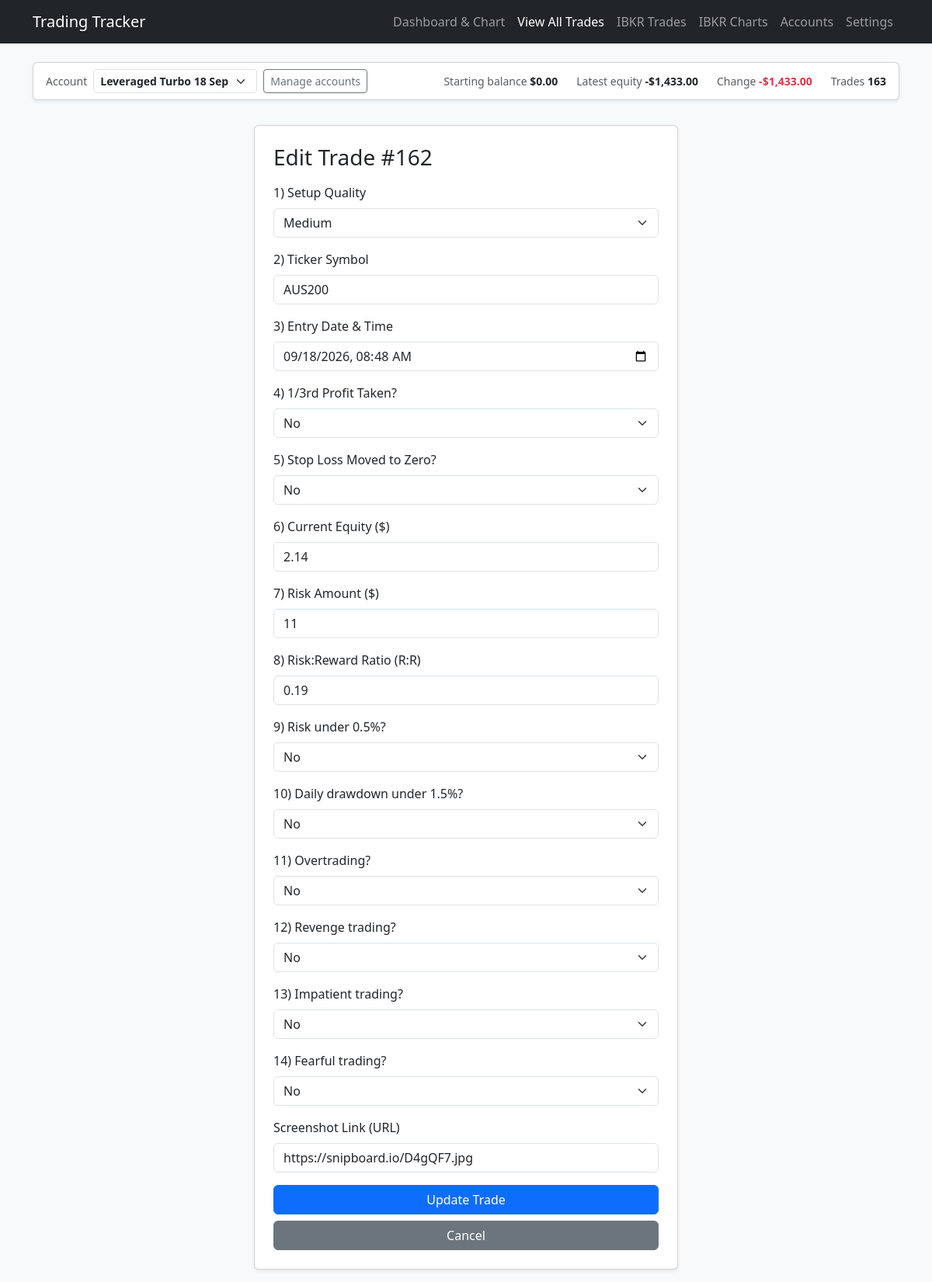
Screenshot of /trade/edit/162 with the database file from the repository.
### flask_app.py (models this page shows, shortened)
class Account(db.Model):
    id = db.Column(db.Integer, primary_key=True)
    name = db.Column(db.String(60), unique=True, nullable=False)
    starting_balance = db.Column(db.Float, nullable=True)
    created = db.Column(db.DateTime, default=datetime.utcnow)

class Trade(db.Model):
    id = db.Column(db.Integer, primary_key=True)
    position = db.Column(db.Integer, default=0)
    setup_quality_str = db.Column(db.String(20), nullable=False)
    ticker = db.Column(db.String(20), nullable=False)
    entry_datetime = db.Column(db.String(50), nullable=False)
    profit_taken_str = db.Column(db.String(10), nullable=False)
    stop_loss_zero_str = db.Column(db.String(10), nullable=False)
    current_equity = db.Column(db.Float, nullable=False)
    risk_str = db.Column(db.String(20), nullable=False)
    risk_reward_str = db.Column(db.String(20), nullable=False)
    risk_under_half_str = db.Column(db.String(10), nullable=True)
    daily_risk_str = db.Column(db.String(10), nullable=True)
    overtrading_str = db.Column(db.String(10), nullable=True, default='no')
    revenge_trading_str = db.Column(db.String(10), nullable=True, default='no')
    impatient_trading_str = db.Column(db.String(10), nullable=True, default='no')
    fearful_trading_str = db.Column(db.String(10), nullable=True, default='no')
    setup_score = db.Column(db.Float, nullable=False)
    profit_score = db.Column(db.Float, nullable=False)
    stop_loss_score = db.Column(db.Float, nullable=False)
    risk_score = db.Column(db.Float, nullable=False)
    risk_reward_score = db.Column(db.Float, nullable=False)
    daily_risk_score = db.Column(db.Float, nullable=True, default=0.0)
    psychology_score = db.Column(db.Float, nullable=True, default=0.0)
    total_score = db.Column(db.Float, nullable=False)
    timestamp = db.Column(db.DateTime, default=datetime.utcnow)
    screenshot_url = db.Column(db.String(500), nullable=True)
    account_id = db.Column(db.Integer, db.ForeignKey('account.id'), nullable=True)

### flask_app.py (the view, shortened to what this page needs)
@app.route('/trade/edit/<int:id>', methods=['GET', 'POST'])
def edit_trade(id):
    trade = Trade.query.get_or_404(id)
    return render_template('edit_trade.html', trade=trade)

### flask_app.py (called while the page is built)
def get_active_account():
    try:
        account = db.session.get(Account, int(request.cookies.get('account_id', '')))
    except ValueError:
        account = None
    return account or Account.query.order_by(Account.id.asc()).first()

def trade_profit_loss(trade):
    try:
        return float(trade.risk_str) * float(trade.risk_reward_str)
    except (TypeError, ValueError):
        return 0.0

def account_summary(account):
    trades = (
        Trade.query.filter_by(account_id=account.id)
        .order_by(Trade.position.asc())
        .all()
    )
    start = account.starting_balance
    latest = trades[-1].current_equity if trades else start
    change = latest - start if latest is not None and start is not None else None
    change_pct = change / start * 100 if change is not None and start and start > 0 else None
    return {
        'trade_count': len(trades),
        'starting_balance': start,
        'latest_equity': latest,
        'change': change,
        'change_pct': change_pct,
        'net_pl': sum(trade_profit_loss(t) for t in trades),
        'avg_score': (
            sum(t.total_score for t in trades) / len(trades) if trades else None
        ),
    }

@app.context_processor
def inject_accounts():
    return {
        'accounts': Account.query.order_by(Account.id.asc()).all(),
        'active_account': get_active_account(),
        'account_summary': account_summary,
    }

### templates/edit_trade.html (shortened to what this page needs)
<!DOCTYPE html>
<html lang="en">
<head>
    <link href="https://cdn.jsdelivr.net/npm/bootstrap@5.3.0/dist/css/bootstrap.min.css" rel="stylesheet">
</head>
<body class="bg-light">
    <nav class="navbar navbar-expand-lg navbar-dark bg-dark mb-4">
        <div class="container">
            <a class="navbar-brand" href="/">Trading Tracker</a>
              <div class="navbar-nav">
                <a class="nav-link" href="/">Dashboard & Chart</a>
                <a class="nav-link active" href="/trades-list">View All Trades</a>
                <a class="nav-link" href="/ibkr">IBKR Trades</a>
                <a class="nav-link" href="/ibkr-charts">IBKR Charts</a>
                <a class="nav-link" href="/accounts">Accounts</a>
                <a class="nav-link" href="/settings">Settings</a>
            </div>
        </div>
    </nav>
{% include '_account_bar.html' %}
    <div class="container py-3">
        <div class="row justify-content-center">
            <div class="col-md-6">
                <div class="card shadow-sm p-4">
                    <h3 class="card-title mb-3">Edit Trade #{{ trade.id }}</h3>
                    <form method="POST">
                        <div class="mb-3">
                            <label class="form-label">1) Setup Quality</label>
                            <select class="form-select" name="setup_quality" required>
                                <option value="medium" {% if trade.setup_quality_str == 'medium' %}selected{% endif %}>Medium</option>
                            </select>
                        </div>
                        <div class="mb-3">
                            <label class="form-label">2) Ticker Symbol</label>
                            <input type="text" class="form-control" name="ticker" value="{{ trade.ticker }}" required>
                        </div>
                        <div class="mb-3">
                            <label class="form-label">3) Entry Date & Time</label>
                            <input type="datetime-local" class="form-control" name="entry_datetime" value="{{ trade.entry_datetime }}" required>
                        </div>
                        <div class="mb-3">
                            <label class="form-label">4) 1/3rd Profit Taken?</label>
                            <select class="form-select" name="profit_taken" required>
                                <option value="no" {% if trade.profit_taken_str == 'no' %}selected{% endif %}>No</option>
                            </select>
                        </div>
                        <div class="mb-3">
                            <label class="form-label">5) Stop Loss Moved to Zero?</label>
                            <select class="form-select" name="stop_loss_zero" required>
                                <option value="no" {% if trade.stop_loss_zero_str == 'no' %}selected{% endif %}>No</option>
                            </select>
                        </div>
                        <div class="mb-3">
                            <label class="form-label">6) Current Equity ($)</label>
                            <input type="number" step="any" class="form-control" name="current_equity" value="{{ trade.current_equity }}" required>
                        </div>
                        <div class="mb-3">
                            <label class="form-label">7) Risk Amount ($)</label>
                            <input type="number" step="any" class="form-control" name="risk_val" value="{{ trade.risk_str }}" required>
                        </div>
                        <div class="mb-3">
                            <label class="form-label">8) Risk:Reward Ratio (R:R)</label>
                            <input type="number" step="any" class="form-control" name="risk_reward_val" value="{{ trade.risk_reward_str }}" required>
                        </div>
                        <div class="mb-3">
                            <label class="form-label">9) Risk under 0.5%?</label>
                            <select class="form-select" name="risk_under_half" required>
                                <option value="no" {% if trade.risk_under_half_str == 'no' %}selected{% endif %}>No</option>
                            </select>
                        </div>
                        <div class="mb-3">
                            <label class="form-label">10) Daily drawdown under 1.5%?</label>
                            <select class="form-select" name="daily_risk" required>
                                <option value="no" {% if trade.daily_risk_str == 'no' %}selected{% endif %}>No</option>
                            </select>
                        </div>
                        <div class="mb-3">
                            <label class="form-label">11) Overtrading?</label>
                            <select class="form-select" name="overtrading" required>
                                <option value="no" {% if trade.overtrading_str != 'yes' %}selected{% endif %}>No</option>
                            </select>
                        </div>
                        <div class="mb-3">
                            <label class="form-label">12) Revenge trading?</label>
                            <select class="form-select" name="revenge_trading" required>
                                <option value="no" {% if trade.revenge_trading_str != 'yes' %}selected{% endif %}>No</option>
                            </select>
                        </div>
                        <div class="mb-3">
                            <label class="form-label">13) Impatient trading?</label>
                            <select class="form-select" name="impatient_trading" required>
                                <option value="no" {% if trade.impatient_trading_str != 'yes' %}selected{% endif %}>No</option>
                            </select>
                        </div>
                        <div class="mb-3">
                            <label class="form-label">14) Fearful trading?</label>
                            <select class="form-select" name="fearful_trading" required>
                                <option value="no" {% if trade.fearful_trading_str != 'yes' %}selected{% endif %}>No</option>
                            </select>
                        </div>
                        <div class="mb-3">
                            <label for="screenshot_url" class="form-label">Screenshot Link (URL)</label>
                            <input type="url" class="form-label form-control" id="screenshot_url" name="screenshot_url" placeholder="https://imgur.com/... or TradingView link" value="{{ trade.screenshot_url if trade else '' }}">
                        </div>
                        <button type="submit" class="btn btn-primary w-100 mb-2">Update Trade</button>
                        <a href="/trades-list" class="btn btn-secondary w-100">Cancel</a>
                    </form>
                </div>
            </div>
        </div>
    </div>
</body>
</html>

### templates/_account_macros.html
{% macro money(v) -%}
{%- if v is none -%}&mdash;{%- else -%}{{ '-' if v < 0 else '' }}${{ '{:,.2f}'.format(v | abs) }}{%- endif -%}
{%- endmacro %}
{% macro signed(v) -%}
{%- if v is none -%}&mdash;{%- else -%}{{ '+' if v > 0 else '-' if v < 0 else '' }}${{ '{:,.2f}'.format(v | abs) }}{%- endif -%}
{%- endmacro %}
{% macro tone(v) -%}
{{ 'text-success' if v is not none and v > 0 else 'text-danger' if v is not none and v < 0 else '' }}
{%- endmacro %}

### rows the page displays
Account: starting_balance "0.00"
Trade: current_equity "-", current_equity "1,433.00"
Trade: id "162", setup_quality "Medium", ticker "AUS200", entry_datetime "09/18/2026 08:48", profit_taken "No", stop_loss_zero "No", current_equity "2.14", risk_val "11", risk_reward_val "0.19", risk_under_half "No", daily_risk "No", overtrading "No", revenge_trading "No", impatient_trading "No", fearful_trading "No", screenshot_url "https://snipboard.io/D4gQF7.jpg"

### other values shown
{{ '+' if v > 0 else '-' if v < 0 else '' }} "-"
{{ '{:,.2f}'.format(v | abs) }} "1,433.00"
{{ s.trade_count }} "163"
form field value "Leveraged Turbo 18 Sep"
